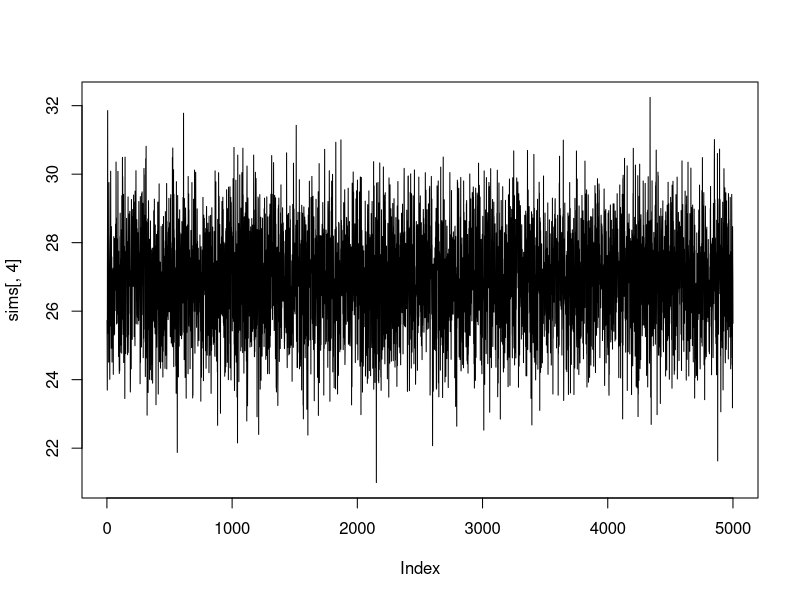
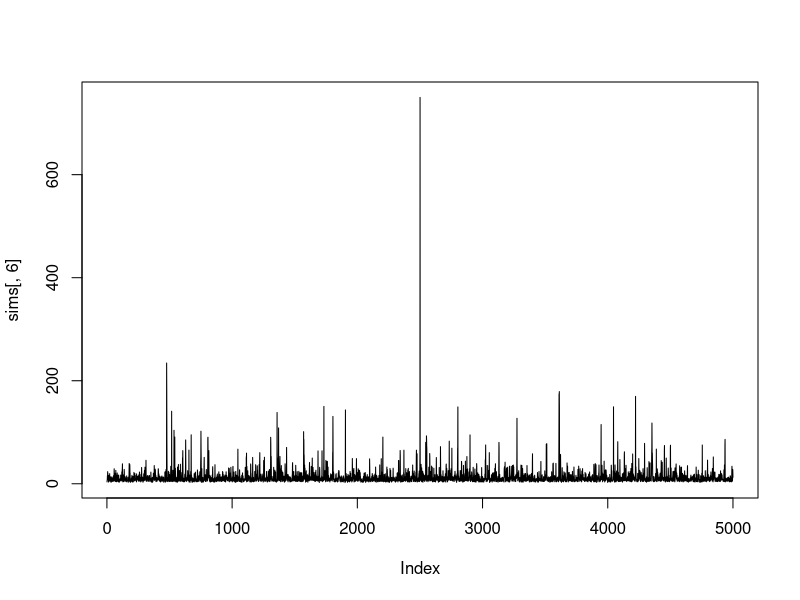
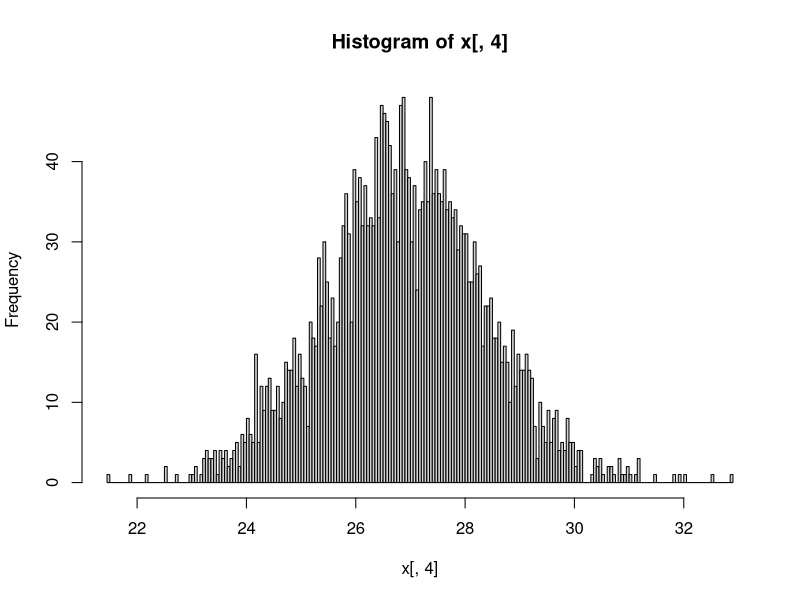
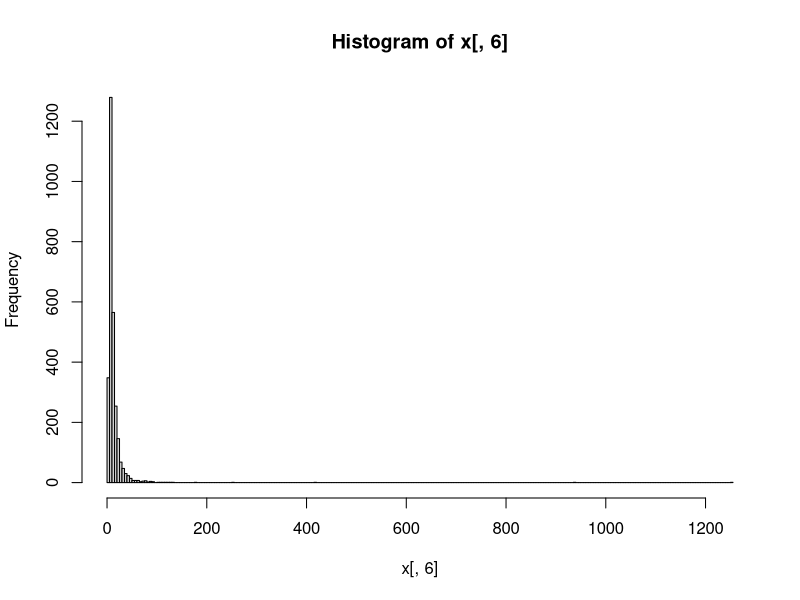

Reproduce these figures in R, in order.
## ---- chunk 1
knitr::opts_chunk$set(echo = TRUE)
## ---- chunk 2
library(coda)
library(ggplot2)
## ---- chunk 3
p1 <- c(11, 17, 16, 14, 15)
p2 <- c(12, 10, 15, 19, 11)
p3 <- c(23, 20, 18, 17)
p4 <- c(27, 33, 22, 26, 28)

sigma <- 3.25

p1_sample_mean <- mean(p1)
p2_sample_mean <- mean(p2)
p3_sample_mean <- mean(p3)
p4_sample_mean <- mean(p4)

p1_std_error <- sigma / sqrt(length(p1))
p2_std_error <- sigma / sqrt(length(p2))
p3_std_error <- sigma / sqrt(length(p3))
p4_std_error <- sigma / sqrt(length(p4))

package_means <- c(p1_sample_mean, p2_sample_mean, p3_sample_mean, p4_sample_mean)
package_std_errors <- c(p1_std_error, p2_std_error, p3_std_error, p4_std_error)

P = 4
## ---- chunk 4
theta_update <- function(){
  theta_hat <- (((1/package_std_errors^2)*package_means) + (1/tau^2)*mu)/((1/package_std_errors^2) + (1/tau^2))
  V_theta <- (1/((1/package_std_errors^2) + (1/tau^2)))
  rnorm(P, theta_hat, sqrt(V_theta))
}

mu_update <- function(){
rnorm(1, mean(theta), tau/sqrt(P))
}

tau_update <- function(){
sqrt(sum((theta-mu)^2)/rchisq(1,P-1))
}
## ---- chunk 5
iter <- 5000
sims <- array(NA, c(iter, P+2))

# Starting vals
mu <- rnorm(1, mean(c(p1,p2,p3,p4)), sigma)
tau <- runif(1, 0, sigma)

for (i in 1:iter){
  theta <- theta_update()
  mu <- mu_update()
  tau <- tau_update()
  sims[i,] <- c(theta, mu, tau)
}
## ---- chunk 6
p4 <- sims[, c(4, 6)]

plot(sims[,4],type="l")
## ---- chunk 7
plot(sims[,6],type="l")
## ---- chunk 8
raftery.diag(p4[,c(1,2)], q=0.975)
## ---- chunk 9
iter <- 8500
burn <- 8 + 1
sims2 <- array(NA, c(iter, P+2))


# Starting values
mu <- rnorm(1, mean(c(p1,p2,p3,p4)), sigma)
tau <- runif(1, 0, sigma)

for (i in 1:iter){
  theta <- theta_update()
  mu <- mu_update()
  tau <- tau_update()
  sims2[i,] <- c(theta, mu, tau)
}

x <- sims2[burn:iter, ]
k=3

x <- x[k*(1:round((iter-burn)/k)), ]
## ---- chunk 10
hist(x[,4], breaks=200)
## ---- chunk 11
hist(x[,6], breaks=200)
## ---- chunk 12
p4m <- as.mcmc(x[,4])
taum <- as.mcmc(x[,6])

Mc = mcmc.list(p4m, taum)
heidel.diag(Mc)
